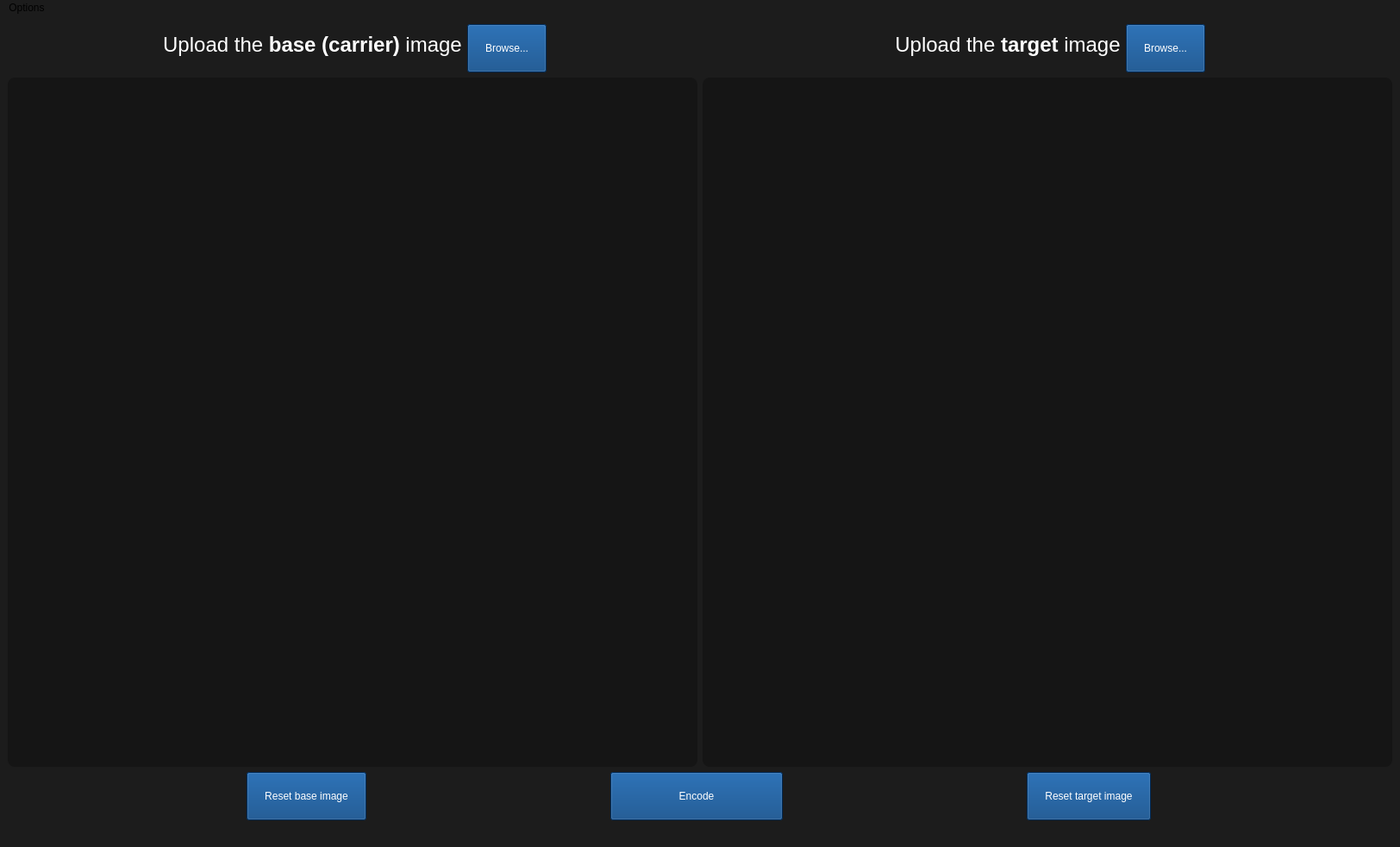
<?xml version="1.0" encoding="UTF-8"?>
<ui version="4.0">
 <class>MainWindow</class>
 <widget class="QMainWindow" name="MainWindow">
  <property name="geometry">
   <rect>
    <x>0</x>
    <y>0</y>
    <width>1622</width>
    <height>975</height>
   </rect>
  </property>
  <property name="sizePolicy">
   <sizepolicy hsizetype="Preferred" vsizetype="Preferred">
    <horstretch>0</horstretch>
    <verstretch>0</verstretch>
   </sizepolicy>
  </property>
  <property name="windowTitle">
   <string>Image Encoder</string>
  </property>
  <property name="styleSheet">
   <string notr="true">background-color:#1c1c1c;</string>
  </property>
  <widget class="QWidget" name="centralwidget">
   <layout class="QVBoxLayout" name="verticalLayout_3">
    <item>
     <layout class="QHBoxLayout" name="horizontalLayout">
      <item>
       <layout class="QVBoxLayout" name="verticalLayout">
        <item>
         <layout class="QFormLayout" name="formLayout">
          <property name="sizeConstraint">
           <enum>QLayout::SetMaximumSize</enum>
          </property>
          <property name="fieldGrowthPolicy">
           <enum>QFormLayout::AllNonFixedFieldsGrow</enum>
          </property>
          <property name="labelAlignment">
           <set>Qt::AlignCenter</set>
          </property>
          <property name="formAlignment">
           <set>Qt::AlignCenter</set>
          </property>
          <property name="topMargin">
           <number>0</number>
          </property>
          <item row="0" column="1">
           <widget class="QPushButton" name="baseImageUploadButton">
            <property name="sizePolicy">
             <sizepolicy hsizetype="Fixed" vsizetype="Fixed">
              <horstretch>0</horstretch>
              <verstretch>0</verstretch>
             </sizepolicy>
            </property>
            <property name="cursor">
             <cursorShape>PointingHandCursor</cursorShape>
            </property>
            <property name="focusPolicy">
             <enum>Qt::ClickFocus</enum>
            </property>
            <property name="styleSheet">
             <string notr="true">padding: 20px;
color: white;
font-size: 1em;
background-color: #003e7f;</string>
            </property>
            <property name="text">
             <string>Browse...</string>
            </property>
           </widget>
          </item>
          <item row="0" column="0">
           <widget class="QLabel" name="label">
            <property name="sizePolicy">
             <sizepolicy hsizetype="Preferred" vsizetype="Preferred">
              <horstretch>0</horstretch>
              <verstretch>0</verstretch>
             </sizepolicy>
            </property>
            <property name="styleSheet">
             <string notr="true">font-size: 18px;
color: white;</string>
            </property>
            <property name="text">
             <string>&lt;html&gt;&lt;head/&gt;&lt;body&gt;&lt;p&gt;&lt;span style=&quot; font-size:18pt;&quot;&gt;Upload the &lt;/span&gt;&lt;span style=&quot; font-size:18pt; font-weight:700;&quot;&gt;base (carrier)&lt;/span&gt;&lt;span style=&quot; font-size:18pt;&quot;&gt; image&lt;/span&gt;&lt;/p&gt;&lt;/body&gt;&lt;/html&gt;</string>
            </property>
            <property name="alignment">
             <set>Qt::AlignCenter</set>
            </property>
            <property name="buddy">
             <cstring>baseImageUploadButton</cstring>
            </property>
           </widget>
          </item>
         </layout>
        </item>
        <item>
         <widget class="QLabel" name="baseImage">
          <property name="sizePolicy">
           <sizepolicy hsizetype="Fixed" vsizetype="Fixed">
            <horstretch>0</horstretch>
            <verstretch>0</verstretch>
           </sizepolicy>
          </property>
          <property name="minimumSize">
           <size>
            <width>800</width>
            <height>800</height>
           </size>
          </property>
          <property name="maximumSize">
           <size>
            <width>16777215</width>
            <height>16777215</height>
           </size>
          </property>
          <property name="styleSheet">
           <string notr="true">background-color: #151515;
border-radius: 8px;</string>
          </property>
          <property name="text">
           <string/>
          </property>
          <property name="buddy">
           <cstring>baseImageUploadButton</cstring>
          </property>
         </widget>
        </item>
       </layout>
      </item>
      <item>
       <layout class="QVBoxLayout" name="verticalLayout_2">
        <item>
         <layout class="QFormLayout" name="formLayout_2">
          <property name="fieldGrowthPolicy">
           <enum>QFormLayout::FieldsStayAtSizeHint</enum>
          </property>
          <property name="labelAlignment">
           <set>Qt::AlignCenter</set>
          </property>
          <property name="formAlignment">
           <set>Qt::AlignCenter</set>
          </property>
          <property name="topMargin">
           <number>0</number>
          </property>
          <item row="0" column="0">
           <widget class="QLabel" name="label_2">
            <property name="sizePolicy">
             <sizepolicy hsizetype="Preferred" vsizetype="Preferred">
              <horstretch>0</horstretch>
              <verstretch>0</verstretch>
             </sizepolicy>
            </property>
            <property name="styleSheet">
             <string notr="true">font-size: 18px;
color: white;</string>
            </property>
            <property name="text">
             <string>&lt;html&gt;&lt;head/&gt;&lt;body&gt;&lt;p&gt;&lt;span style=&quot; font-size:18pt;&quot;&gt;Upload the &lt;/span&gt;&lt;span style=&quot; font-size:18pt; font-weight:700;&quot;&gt;target&lt;/span&gt;&lt;span style=&quot; font-size:18pt;&quot;&gt; image&lt;/span&gt;&lt;/p&gt;&lt;/body&gt;&lt;/html&gt;</string>
            </property>
            <property name="alignment">
             <set>Qt::AlignCenter</set>
            </property>
            <property name="buddy">
             <cstring>targetImageUploadButton</cstring>
            </property>
           </widget>
          </item>
          <item row="0" column="1">
           <widget class="QPushButton" name="targetImageUploadButton">
            <property name="sizePolicy">
             <sizepolicy hsizetype="Fixed" vsizetype="Fixed">
              <horstretch>0</horstretch>
              <verstretch>0</verstretch>
             </sizepolicy>
            </property>
            <property name="cursor">
             <cursorShape>PointingHandCursor</cursorShape>
            </property>
            <property name="styleSheet">
             <string notr="true">padding: 20px;
color: white;
font-size: 1em;
background-color: #003e7f;</string>
            </property>
            <property name="text">
             <string>Browse...</string>
            </property>
           </widget>
          </item>
         </layout>
        </item>
        <item>
         <widget class="QLabel" name="targetImage">
          <property name="sizePolicy">
           <sizepolicy hsizetype="Fixed" vsizetype="Fixed">
            <horstretch>0</horstretch>
            <verstretch>0</verstretch>
           </sizepolicy>
          </property>
          <property name="minimumSize">
           <size>
            <width>800</width>
            <height>800</height>
           </size>
          </property>
          <property name="maximumSize">
           <size>
            <width>16777215</width>
            <height>16777215</height>
           </size>
          </property>
          <property name="styleSheet">
           <string notr="true">background-color: #151515;
border-radius: 8px;</string>
          </property>
          <property name="text">
           <string/>
          </property>
          <property name="alignment">
           <set>Qt::AlignRight|Qt::AlignTrailing|Qt::AlignVCenter</set>
          </property>
          <property name="buddy">
           <cstring>targetImageUploadButton</cstring>
          </property>
         </widget>
        </item>
       </layout>
      </item>
     </layout>
    </item>
    <item>
     <layout class="QHBoxLayout" name="horizontalLayout_2">
      <item>
       <widget class="QPushButton" name="resetBase">
        <property name="sizePolicy">
         <sizepolicy hsizetype="Fixed" vsizetype="Fixed">
          <horstretch>0</horstretch>
          <verstretch>0</verstretch>
         </sizepolicy>
        </property>
        <property name="cursor">
         <cursorShape>PointingHandCursor</cursorShape>
        </property>
        <property name="styleSheet">
         <string notr="true">padding: 20px;
color: white;
font-size: 1em;
background-color: #003e7f;</string>
        </property>
        <property name="text">
         <string>Reset base image</string>
        </property>
       </widget>
      </item>
      <item>
       <widget class="QPushButton" name="encodeButton">
        <property name="sizePolicy">
         <sizepolicy hsizetype="Fixed" vsizetype="Fixed">
          <horstretch>0</horstretch>
          <verstretch>0</verstretch>
         </sizepolicy>
        </property>
        <property name="maximumSize">
         <size>
          <width>200</width>
          <height>16777215</height>
         </size>
        </property>
        <property name="cursor">
         <cursorShape>PointingHandCursor</cursorShape>
        </property>
        <property name="styleSheet">
         <string notr="true">padding: 20px;
color: white;
font-size: 1em;
background-color: #003e7f;</string>
        </property>
        <property name="text">
         <string>Encode</string>
        </property>
       </widget>
      </item>
      <item>
       <widget class="QPushButton" name="resetTarget">
        <property name="sizePolicy">
         <sizepolicy hsizetype="Fixed" vsizetype="Fixed">
          <horstretch>0</horstretch>
          <verstretch>0</verstretch>
         </sizepolicy>
        </property>
        <property name="cursor">
         <cursorShape>PointingHandCursor</cursorShape>
        </property>
        <property name="styleSheet">
         <string notr="true">padding: 20px;
color: white;
font-size: 1em;
background-color: #003e7f;</string>
        </property>
        <property name="text">
         <string>Reset target image</string>
        </property>
       </widget>
      </item>
     </layout>
    </item>
   </layout>
  </widget>
  <widget class="QMenuBar" name="menubar">
   <property name="geometry">
    <rect>
     <x>0</x>
     <y>0</y>
     <width>1622</width>
     <height>17</height>
    </rect>
   </property>
   <widget class="QMenu" name="menuImage_decoder">
    <property name="title">
     <string>Options</string>
    </property>
    <addaction name="actionImage_decoder"/>
    <addaction name="separator"/>
    <addaction name="actionClear_base_image"/>
    <addaction name="actionClear_target_image"/>
   </widget>
   <addaction name="menuImage_decoder"/>
  </widget>
  <widget class="QStatusBar" name="statusbar"/>
  <action name="actionImage_decoder">
   <property name="icon">
    <iconset resource="resource.qrc">
     <normaloff>:/images/img_decoder.png</normaloff>:/images/img_decoder.png</iconset>
   </property>
   <property name="text">
    <string>Image decoder</string>
   </property>
  </action>
  <action name="actionClear_base_image">
   <property name="icon">
    <iconset resource="resource.qrc">
     <normaloff>:/images/clr_bImg.jpg</normaloff>:/images/clr_bImg.jpg</iconset>
   </property>
   <property name="text">
    <string>Clear base image</string>
   </property>
  </action>
  <action name="actionClear_target_image">
   <property name="icon">
    <iconset resource="resource.qrc">
     <normaloff>:/images/clr_tImg.png</normaloff>:/images/clr_tImg.png</iconset>
   </property>
   <property name="text">
    <string>Clear target image</string>
   </property>
  </action>
 </widget>
 <resources>
  <include location="resource.qrc"/>
 </resources>
 <connections/>
</ui>
